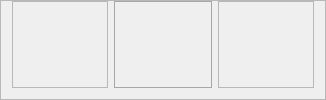
                       <widget class="QFrame" name="frame_34">
                        <property name="minimumSize">
                         <size>
                          <width>96</width>
                          <height>85</height>
                         </size>
                        </property>
                        <property name="maximumSize">
                         <size>
                          <width>16777215</width>
                          <height>118</height>
                         </size>
                        </property>
                        <property name="frameShape">
                         <enum>QFrame::StyledPanel</enum>
                        </property>
                        <property name="frameShadow">
                         <enum>QFrame::Raised</enum>
                        </property>
                        <layout class="QHBoxLayout" name="horizontalLayout_20">
                         <property name="topMargin">
                          <number>0</number>
                         </property>
                         <item>
                          <widget class="QFrame" name="frame_52">
                           <property name="minimumSize">
                            <size>
                             <width>96</width>
                             <height>0</height>
                            </size>
                           </property>
                           <property name="frameShape">
                            <enum>QFrame::StyledPanel</enum>
                           </property>
                           <property name="frameShadow">
                            <enum>QFrame::Raised</enum>
                           </property>
                          </widget>
                         </item>
                         <item>
                          <widget class="QFrame" name="frame_51">
                           <property name="sizePolicy">
                            <sizepolicy hsizetype="Expanding" vsizetype="Preferred">
                             <horstretch>0</horstretch>
                             <verstretch>0</verstretch>
                            </sizepolicy>
                           </property>
                           <property name="minimumSize">
                            <size>
                             <width>98</width>
                             <height>0</height>
                            </size>
                           </property>
                           <property name="styleSheet">
                            <string notr="true">background: qlineargradient(spread:pad,x1: 0, y1: 0, x2: 1, y2: 0,
                                 stop: 0 rgb(157, 156, 153), stop: 0.48 rgb(190, 189, 187),
                                 stop: 0.52 rgb(190, 189, 187), stop: 1.0  rgb(157, 156, 153));
border-radius:0px;
border:1px solid rgb(167, 167, 164);
border-bottom-right-radius:50px;
border-bottom-left-radius:50px;


</string>
                           </property>
                           <property name="frameShape">
                            <enum>QFrame::StyledPanel</enum>
                           </property>
                           <property name="frameShadow">
                            <enum>QFrame::Raised</enum>
                           </property>
                          </widget>
                         </item>
                         <item>
                          <widget class="QFrame" name="frame_50">
                           <property name="minimumSize">
                            <size>
                             <width>96</width>
                             <height>0</height>
                            </size>
                           </property>
                           <property name="frameShape">
                            <enum>QFrame::StyledPanel</enum>
                           </property>
                           <property name="frameShadow">
                            <enum>QFrame::Raised</enum>
                           </property>
                          </widget>
                         </item>
                        </layout>
                       </widget>
